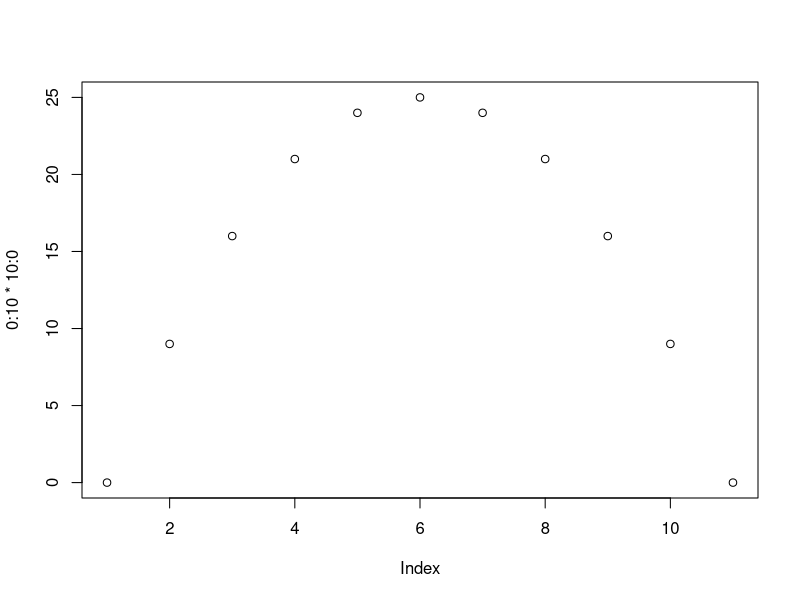
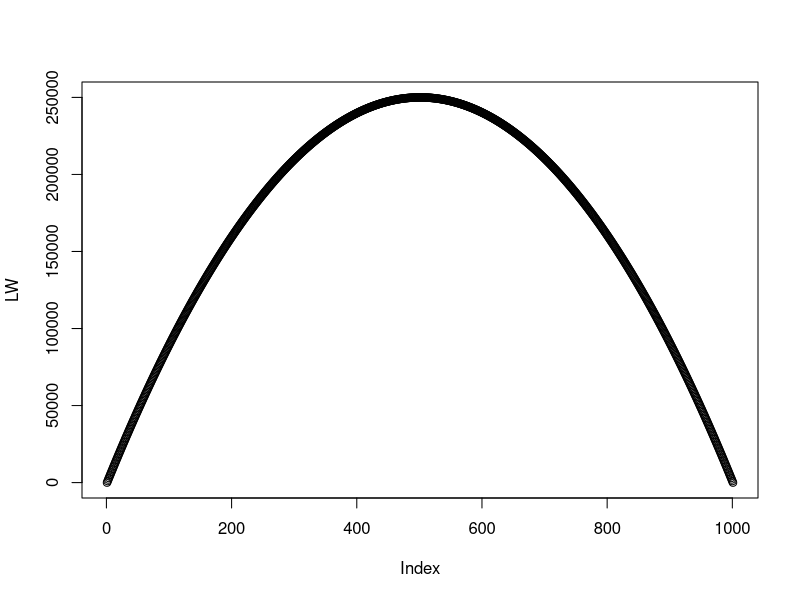
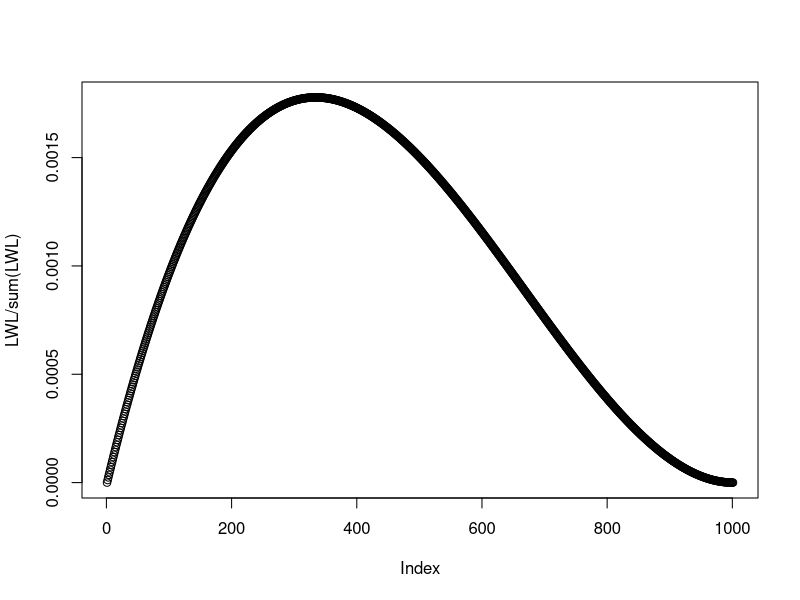
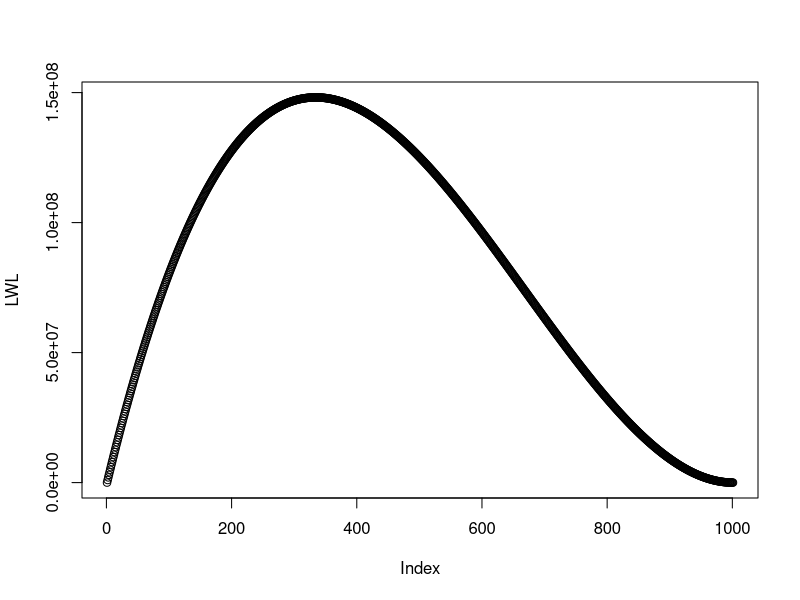
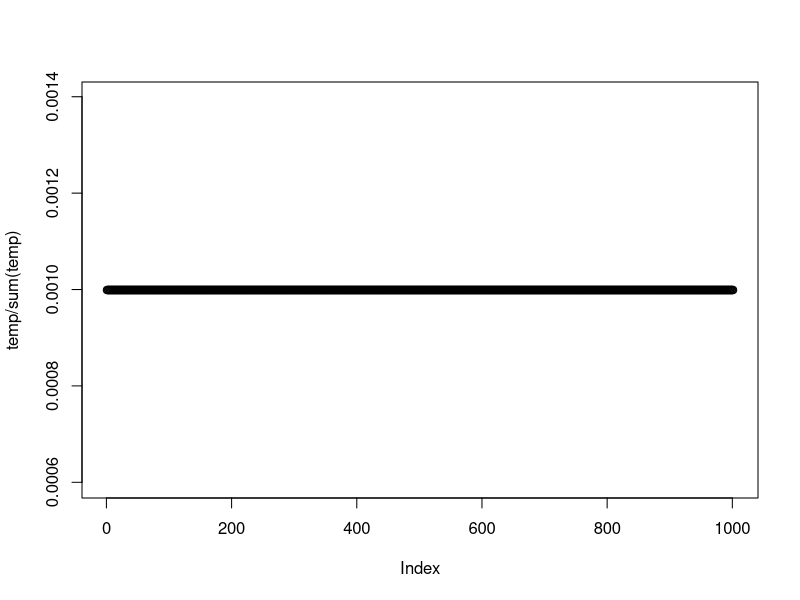
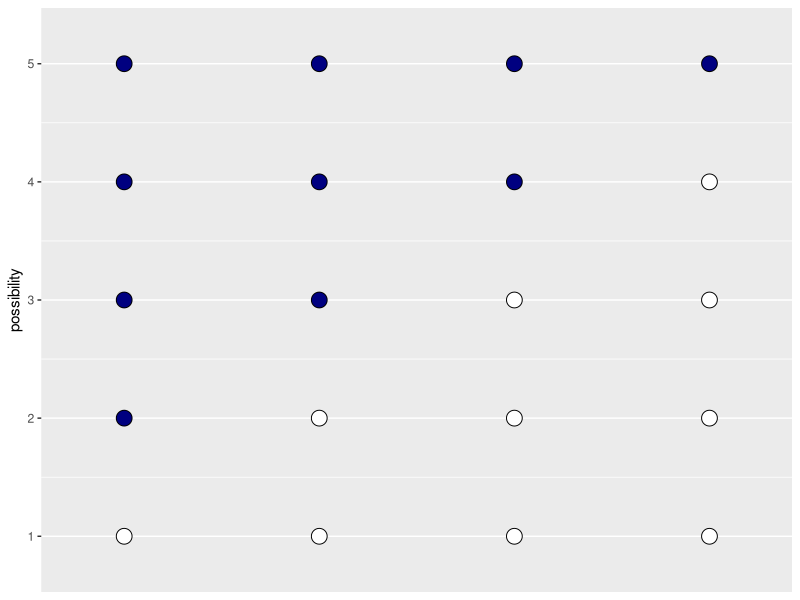
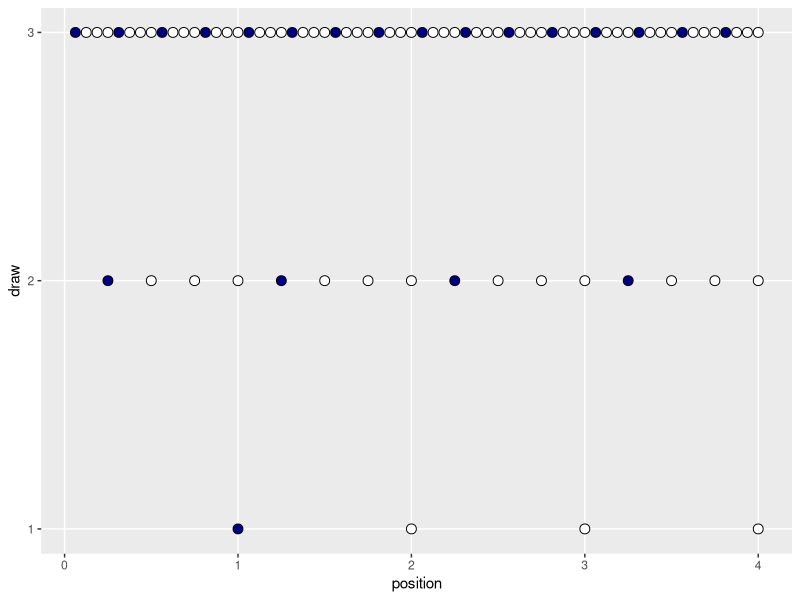
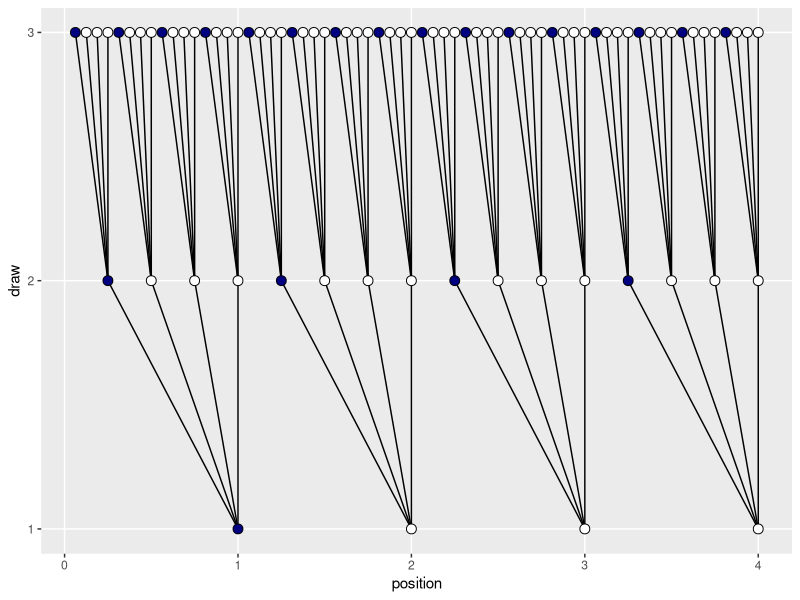

R code for these plots, in order:
ways <- c(0, 3, 8, 9, 0)
ways/sum(ways)

new_draw <- 0:4
new_draw_ways <- ways*new_draw
new_draw_ways/sum(new_draw_ways)

plot(0:10 * 10:0)

L = 1000:0
W = 0:1000
LW = L * W
LWL = LW * L

plot(LW)
plot(LWL/sum(LWL))

plot(LWL)

set.seed(100)
arr = rbinom(50, 1, 0.7)
temp = rep(1, 1001)

for(i in seq_along(arr)){
  if(arr[[i]] == 1){
    temp <<- temp * W 
  }
  else{
    temp <<- temp * L
  }
}

plot(temp/sum(temp))

library(tidyverse)

d <- 
  tibble(
    p1 = 0,
    p2 = rep(1:0, times = c(1, 3)),
    p3 = rep(1:0, times = c(2, 2)),
    p4 = rep(1:0, times = c(3, 1)),
    p5 = 1
  )

d

d %>% 
  gather() %>% 
  mutate(x = rep(1:4, times = 5),
         possibility = rep(1:5, each = 4)) %>% 
  ggplot(aes(x = x, y = possibility,
             fill = value %>% as.character())) +
  geom_point(shape = 21, size = 5) +
  scale_fill_manual(values = c("white", "navy")) +
  scale_x_continuous(NULL, breaks = NULL) +
  coord_cartesian(xlim = c(.75, 4.25),
                  ylim = c(.75, 5.25)) +
  theme(legend.position = "none")

tibble(draw = 1:3,
       marbles = 4) %>% 
  mutate(possibilities = marbles ^ draw) %>% 
  knitr::kable()

(
  d <- 
    tibble(position = c((1:4^1) / 4^0,
                        (1:4^2) / 4^1,
                        (1:4^3) / 4^2),
           draw     = rep(1:3, times = c(4^1, 4^2, 4^3)),
           fill     = rep(c("b", "w"), times = c(1, 3)) %>% 
             rep(., times = c(4^0 + 4^1 + 4^2))
           ) 
)

d %>% 
  ggplot(aes(x = position, y = draw)) +
  geom_point(aes(fill = fill),
             shape = 21, size = 3) +
  scale_y_continuous(breaks = 1:3) +
  scale_fill_manual(values = c("navy", "white")) +
  theme(legend.position = "none",
        panel.grid.minor = element_blank())

(
  lines_1 <- 
    tibble(
      x = rep((1:4), each = 4),
      xend = ((1:4^2) / 4),
      y = rep(1, times = 16),
      yend = rep(2, times = 16)
    )
)

(
  lines_2 <-
    tibble(
      x = rep(((1:4^2)/ 4), each = 4),
      xend = ((1:4^3) / 4^2),
      y = 2,
      yend = 3
    )
)

d %>% 
  ggplot(aes(x = position, y = draw)) +
  geom_segment(data = lines_1,
               aes(x = x, xend = xend,
                   y = y, yend = yend)) +
  geom_segment(data = lines_2,
               aes(x = x, xend = xend,
                   y = y, yend = yend)) +
  geom_point(aes(fill = fill),
             shape = 21, size = 3) +
  scale_y_continuous(breaks = 1:3) +
  scale_fill_manual(values = c("navy", "white")) +
  theme(legend.position = "none",
        panel.grid.minor = element_blank())

d <-
  d %>% 
  mutate(denominator = ifelse(draw == 1, .5,
                              ifelse(draw == 2, .5 / 4,
                                     .5 / 4^2))) %>% 
  mutate(position = position - denominator)

(
  lines_1 <-
    lines_1 %>% 
    mutate(x = x - .5,
           xend = xend - .5 / 4)
)

(
  lines_2 <-
    lines_2 %>% 
    mutate(x = x - .5 / 4,
           xend = xend - .5 / 4^2)
)


d %>% 
  ggplot(aes(x = position, y = draw)) +
  geom_segment(data = lines_1,
               aes(x = x, xend = xend,
                   y = y, yend = yend),
               size = 1/3) +
  geom_segment(data = lines_2,
               aes(x = x, xend = xend,
                   y = y, yend = yend),
               size = 1/3) +
  geom_point(aes(fill = fill),
             shape = 21, size = 3) +
  scale_y_continuous(breaks = 1:3) +
  scale_fill_manual(values = c("navy", "white")) +
  theme(legend.position = "none",
        panel.grid.minor = element_blank())

d %>% 
  ggplot(aes(x = position, y = draw)) +
  geom_segment(data = lines_1,
               aes(x = x, xend = xend,
                   y = y, yend = yend),
               size = 1/3) +
  geom_segment(data = lines_2,
               aes(x = x, xend = xend,
                   y = y, yend = yend),
               size = 1/3) +
  geom_point(aes(fill = fill),
             shape = 21, size = 4) +
  scale_fill_manual(values = c("navy", "white")) +
  scale_x_continuous(NULL, limits = c(0, 4), breaks = NULL) +
  scale_y_continuous(NULL, limits = c(0.75, 3), breaks = NULL) +
  coord_polar() +
  theme(legend.position = "none",
        panel.grid.minor = element_blank())


lines_1 <-
  lines_1 %>% 
  mutate(remain = c(rep(0:1, times = c(1, 3)),
                    rep(0, times = 4 * 3)))

lines_2 <-
  lines_2 %>% 
  mutate(remain = c(rep(0,   times = 4),
                    rep(1:0, times = c(1, 3)) %>% 
                      rep(., times = 3),
                    rep(0,   times = 12 * 4)))


d <-
  d %>% 
  mutate(remain = c(rep(1:0, times = c(1, 3)),
                    rep(0:1, times = c(1, 3)),
                    rep(0,   times = 4 * 4),
                    rep(1:0, times = c(1, 3)) %>% 
                      rep(., times = 3),
                    rep(0,   times = 12 * 4))) 

# finally, the plot:
d %>% 
  ggplot(aes(x = position, y = draw)) +
  geom_segment(data = lines_1,
               aes(x = x, xend = xend,
                   y = y, yend = yend,
                   alpha = remain %>% as.character()),
               size = 1/3) +
  geom_segment(data = lines_2,
               aes(x = x, xend = xend,
                   y = y, yend = yend,
                   alpha = remain %>% as.character()),
               size = 1/3) +
  geom_point(aes(fill = fill, alpha = remain %>% as.character()),
             shape = 21, size = 4) +
  # it's the alpha parameter that makes elements semitransparent
  scale_alpha_manual(values = c(1/10, 1)) +
  scale_fill_manual(values = c("navy", "white")) +
  scale_x_continuous(NULL, limits = c(0, 4), breaks = NULL) +
  scale_y_continuous(NULL, limits = c(0.75, 3), breaks = NULL) +
  coord_polar() +
  theme(legend.position = "none",
        panel.grid = element_blank())

# if we make two custom functions, here, it will simplify the code within `mutate()`, below
n_blue <- function(x) {
  rowSums(x == "b")
}

n_white <- function(x) {
  rowSums(x == "w")
}

t <- 
  tibble(p_1 = rep(c("w", "b"), times = c(1, 4)),
         p_2 = rep(c("w", "b"), times = c(2, 3)),
         p_3 = rep(c("w", "b"), times = c(3, 2)),
         p_4 = rep(c("w", "b"), times = c(4, 1))) %>% 
  mutate(`draw 1: blue` = n_blue(.),
         `draw 2: white` = n_white(.),
         `draw 3: blue`  = n_blue(.)) %>% 
  mutate(`ways to produce` = `draw 1: blue` * `draw 2: white` * `draw 3: blue`)

t %>% 
  knitr::kable()

d <-
  tibble(position = c((1:4^1) / 4^0,
                      (1:4^2) / 4^1,
                      (1:4^3) / 4^2),
         draw     = rep(1:3, times = c(4^1, 4^2, 4^3)))



(
  d <-
    d %>% 
    bind_rows(
      d, d
    ) %>% 
    # here are the fill colors
    mutate(fill = c(rep(c("w", "b"), times = c(1, 3)) %>% rep(., times = c(4^0 + 4^1 + 4^2)),
                    rep(c("w", "b"), each  = 2)       %>% rep(., times = c(4^0 + 4^1 + 4^2)),
                    rep(c("w", "b"), times = c(3, 1)) %>% rep(., times = c(4^0 + 4^1 + 4^2)))) %>% 
    # now we need to shift the positions over in accordance with draw, like before
    mutate(denominator = ifelse(draw == 1, .5,
                                ifelse(draw == 2, .5 / 4,
                                       .5 / 4^2))) %>% 
    mutate(position = position - denominator) %>% 
    # here we'll add an index for which pie wedge we're working with
    mutate(pie_index = rep(letters[1:3], each = n()/3)) %>% 
    # to get the position axis correct for pie_index == "b" or "c", we'll need to offset
    mutate(position = ifelse(pie_index == "a", position,
                             ifelse(pie_index == "b", position + 4,
                                    position + 4 * 2)))
)

move_over <- function(position, index) {
  ifelse(index == "a", position,
         ifelse(index == "b", position + 4,
                position + 4 * 2)
  )
}

(
  lines_1 <-
    tibble(x    = rep((1:4), each = 4) %>% rep(., times = 3),
           xend = ((1:4^2) / 4)        %>% rep(., times = 3),
           y    = 1,
           yend = 2) %>% 
    mutate(x    = x - .5,
           xend = xend - .5 / 4^1) %>% 
    # here we'll add an index for which pie wedge we're working with
    mutate(pie_index = rep(letters[1:3], each = n()/3)) %>% 
    # to get the position axis correct for `pie_index == "b"` or `"c"`, we'll need to offset
    mutate(x    = move_over(position = x,    index = pie_index),
           xend = move_over(position = xend, index = pie_index))
)

(
  lines_2 <-
    tibble(x    = rep(((1:4^2) / 4), each = 4)  %>% rep(., times = 3),
           xend = (1:4^3 / 4^2)                 %>% rep(., times = 3),
           y    = 2,
           yend = 3) %>% 
    mutate(x    = x - .5 / 4^1,
           xend = xend - .5 / 4^2) %>% 
    # here we'll add an index for which pie wedge we're working with
    mutate(pie_index = rep(letters[1:3], each = n()/3)) %>% 
    # to get the position axis correct for `pie_index == "b"` or `"c"`, we'll need to offset
    mutate(x    = move_over(position = x,    index = pie_index),
           xend = move_over(position = xend, index = pie_index))
)

d <- 
  d %>% 
  mutate(remain = c(# `pie_index == "a"`
    rep(0:1, times = c(1, 3)),
    rep(0,   times = 4),
    rep(1:0, times = c(1, 3)) %>% 
      rep(., times = 3),
    rep(0,   times = 4 * 4),
    rep(c(0, 1, 0), times = c(1, 3, 4 * 3)) %>% 
      rep(., times = 3),
    # `pie_index == "b"`
    rep(0:1, each = 2),
    rep(0,   times = 4 * 2),
    rep(1:0, each = 2) %>% 
      rep(., times = 2),
    rep(0,   times = 4 * 4 * 2),
    rep(c(0, 1, 0, 1, 0), times = c(2, 2, 2, 2, 8)) %>% 
      rep(., times = 2),
    # `pie_index == "c"`
    rep(0:1, times = c(3, 1)),
    rep(0,   times = 4 * 3),
    rep(1:0, times = c(3, 1)), 
    rep(0,   times = 4 * 4 * 3),
    rep(0:1, times = c(3, 1)) %>% 
      rep(., times = 3),
    rep(0,   times = 4)
  )
  )

lines_1 <-
  lines_1 %>% 
  mutate(remain = c(rep(0,   times = 4),
                    rep(1:0, times = c(1, 3)) %>% 
                      rep(., times = 3),
                    rep(0,   times = 4 * 2),
                    rep(1:0, each  = 2) %>% 
                      rep(., times = 2),
                    rep(0,   times = 4 * 3),
                    rep(1:0, times = c(3, 1))
  )
  )

lines_2 <-
  lines_2 %>% 
  mutate(remain = c(rep(0,   times = 4 * 4),
                    rep(c(0, 1, 0), times = c(1, 3, 4 * 3)) %>% 
                      rep(., times = 3),
                    rep(0,   times = 4 * 8),
                    rep(c(0, 1, 0, 1, 0), times = c(2, 2, 2, 2, 8)) %>% 
                      rep(., times = 2),
                    rep(0,   times = 4 * 4 * 3),
                    rep(0:1, times = c(3, 1)) %>% 
                      rep(., times = 3),
                    rep(0,   times = 4)
  )
  )

d %>% 
  ggplot(aes(x = position, y = draw)) +
  geom_vline(xintercept = c(0, 4, 8), color = "white", size = 2/3) +
  geom_segment(data = lines_1,
               aes(x = x, xend = xend,
                   y = y, yend = yend,
                   alpha = remain %>% as.character()),
               size = 1/3) +
  geom_segment(data = lines_2,
               aes(x = x, xend = xend,
                   y = y, yend = yend,
                   alpha = remain %>% as.character()),
               size = 1/3) +
  geom_point(aes(fill = fill, size = draw, alpha = remain %>% as.character()),
             shape = 21) +
  scale_alpha_manual(values = c(1/10, 1)) +
  scale_fill_manual(values = c("navy", "white")) +
  scale_size_continuous(range = c(3, 1.5)) +
  scale_x_continuous(NULL, limits = c(0, 12),     breaks = NULL) +
  scale_y_continuous(NULL, limits = c(0.75, 3.5), breaks = NULL) +
  coord_polar() +
  theme(legend.position = "none",
        panel.grid = element_blank())

t <-
  t %>% 
  rename(`previous counts` = `ways to produce`,
         `ways to produce` = `draw 1: blue`) %>% 
  select(p_1:p_4, `ways to produce`, `previous counts`) %>% 
  mutate(`new count` = `ways to produce` * `previous counts`)

t %>% 
  knitr::kable()

t <-
  t %>% 
  select(p_1:p_4, `new count`) %>% 
  rename(`prior count` = `new count`) %>% 
  mutate(`factory count` = c(0, 3:0)) %>% 
  mutate(`new count` = `prior count` * `factory count`)

t %>% 
  knitr::kable()










